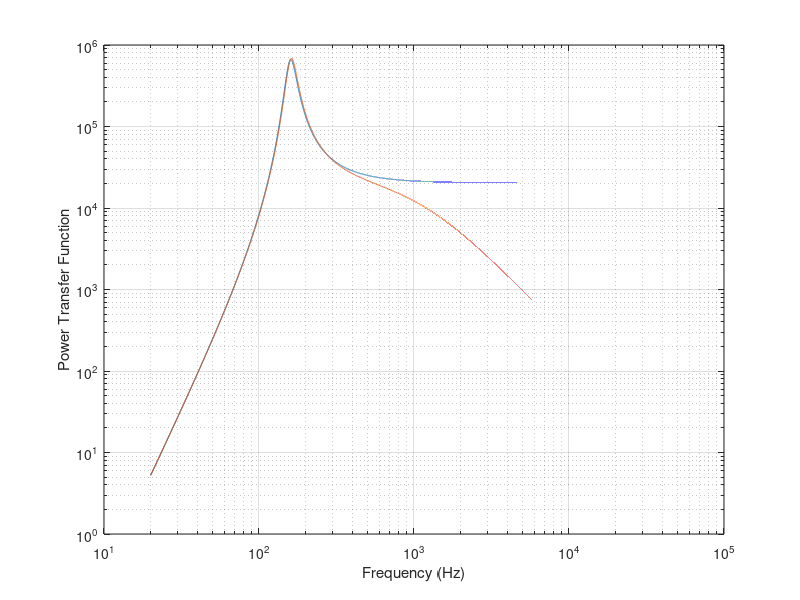
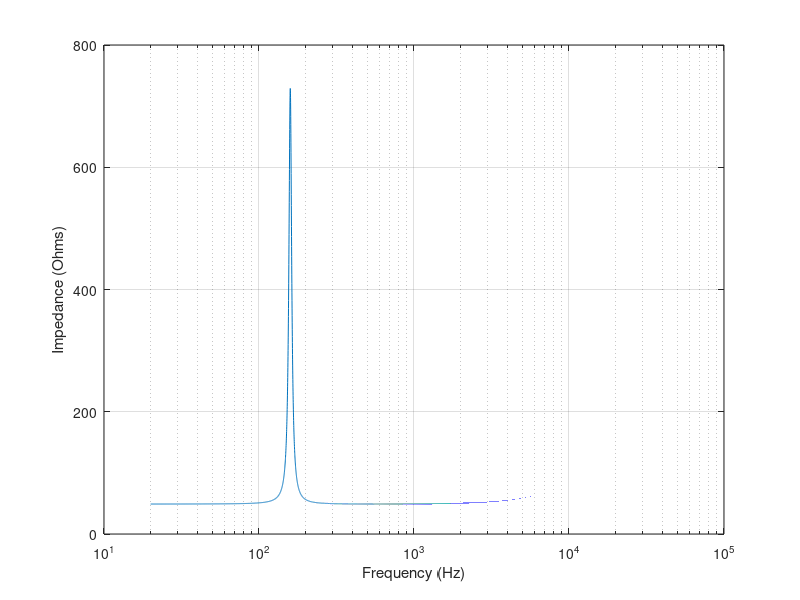
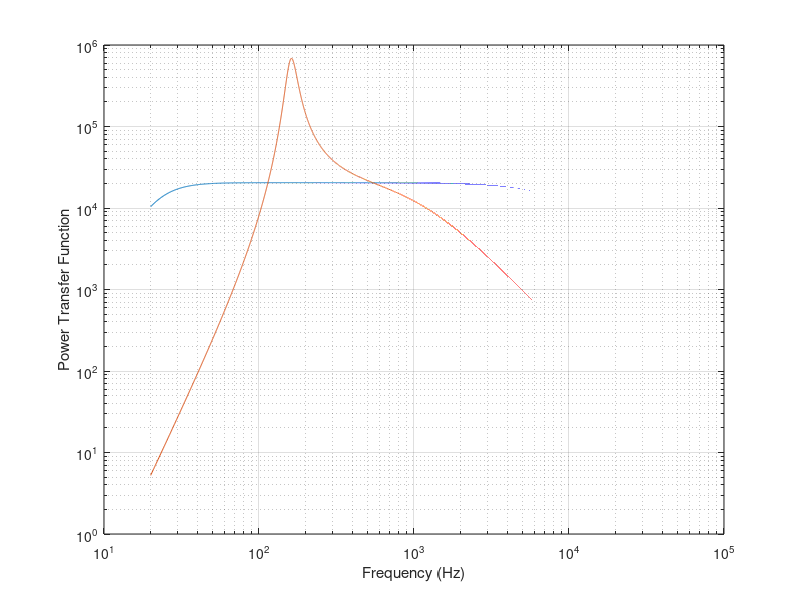
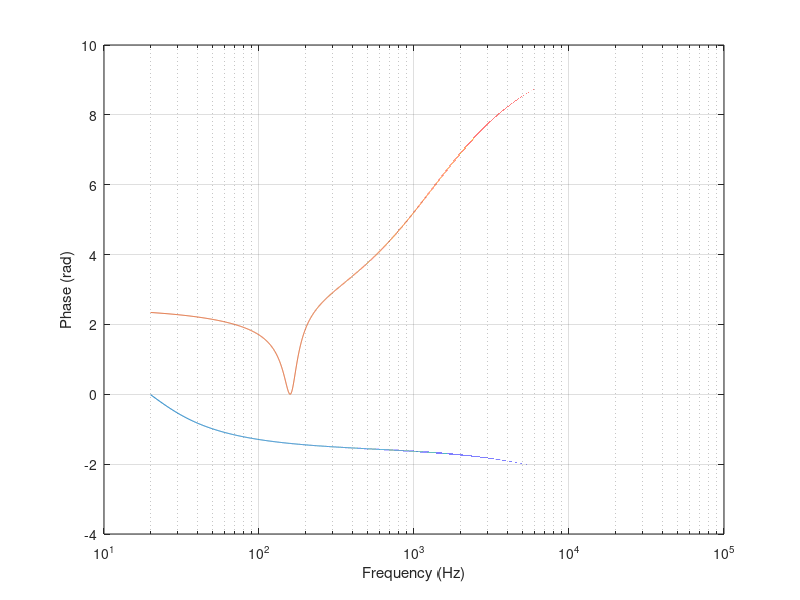

The MATLAB source for these figures, in order:
clear all
close all

Re=7;
Le=0;
%Le=1e-4;
Ces=1e-3;
Les=1e-3;
Res=30;

omega=[20*2*pi:1:20000*2*pi];
blank=ones(1,length(omega));
Ze=(1./(blank.*Res)+1./(i.*omega.*Les)+i.*omega.*Ces).^-1;
transfer1=omega.*Ze./(Re.*blank+i.*omega.*Le+Ze);

Re=7;
%Le=1e-3;
Le=1e-3;
Ces=1e-3;
Les=1e-3;
Res=30;
%Les=2*Res^2*Ces

Ze=(1./(blank.*Res)+1./(i.*omega.*Les)+i.*omega.*Ces).^-1;
transfer2=omega.*Ze./(Re.*blank+i.*omega.*Le+Ze);
loglog(omega./2/pi,abs(transfer1).^2,omega./2/pi,abs(transfer2).^2)

xlabel('Frequency (Hz)')
ylabel('Power Transfer Function')
grid on

Re=7;
%Le=1e-3;
Le=1e-4;
Ces=1e-3;
Les=1e-3;
Res=20;
%Les=2*Res^2*Ces

Ze=(1./(blank.*Res)+1./(i.*omega.*Les)+i.*omega.*Ces).^-1;

figure
impedance=Re.*blank+i.*omega.*Le+Ze;
semilogx(omega./2/pi,abs(impedance).^2)

xlabel('Frequency (Hz)')
ylabel('Impedance (Ohms)')
grid on

figure
Re=7;
Le=1e-4;
%Le=0;
Ces=1e-3;
Les=1e-3;
Res=30;
Les=2*((Res*Re)/(Re+Res))^2*Ces

Ze=(1./(blank.*Res)+1./(i.*omega.*Les)+i.*omega.*Ces).^-1;
transfer3=omega.*Ze./(Re.*blank+i.*omega.*Le+Ze);
loglog(omega./2/pi,abs(transfer3).^2,omega./2/pi,abs(transfer2).^2)
xlabel('Frequency (Hz)')
ylabel('Power Transfer Function')
grid on

figure
semilogx(omega./2/pi,angle(transfer3),omega./2/pi,angle(transfer2).^2)
xlabel('Frequency (Hz)')
ylabel('Phase (rad)')
grid on

figure

Q=[sqrt(2)^3,sqrt(2)^2,sqrt(2)^1,sqrt(2)^0,sqrt(2)^-1,sqrt(2)^-2];
omega=[.1:.01:100];

for k=[1:length(Q)]
    transfer4(:,k)=i*omega.^2./(-omega.^2+1/Q(k).*i*omega+1);
end
loglog(omega./2/pi,abs(transfer4).^2)
xlabel('Frequency (Hz)')
ylabel('Normalized Transfer Function')
grid on
legend('show')
legend('Q=2.83','Q=2.00','Q=1.41','Q=1.00','Q=0.71','Q=0.50')
figure
semilogx(omega./2/pi,angle(transfer4))
xlabel('Frequency (Hz)')
ylabel('Phase (rad)')
grid on